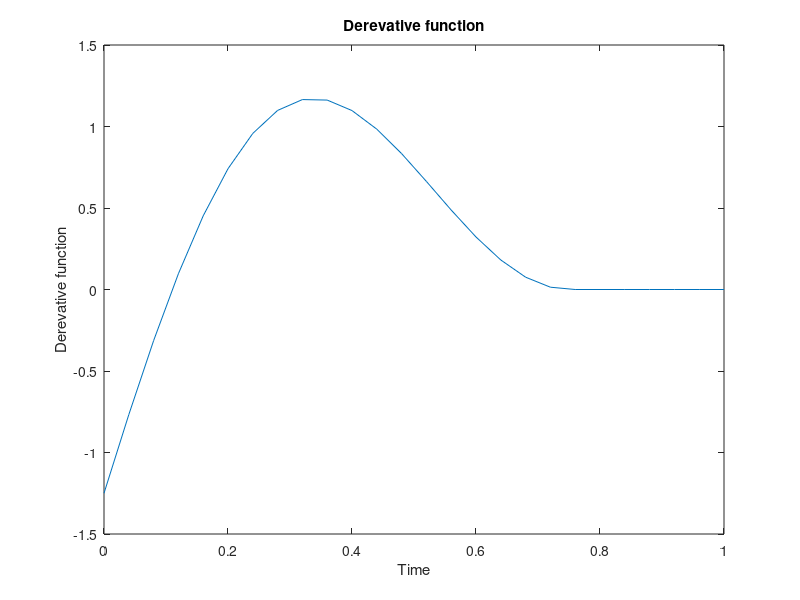

MATLAB code to generate this figure:
% Derevative Function
clearvars;
global I J K T X NB B; 
I=80; J=25; K=1; R=zeros(J,J); MU=zeros(1,J); D=zeros(1,J); C=19;
T=linspace(0,1,J); ro=0.5; alpha=2; ro=ro^(1/J); sigma2=.2;
t=0:0.04:1; 
%f=@(x)sin(pi*x)-x.^2-.5;
%f=@(x)sin(pi*x)-x.^2+1;
f=@(x)sin(2*pi*x)-4*(x-3/4).^2+1;
fun=f(t);
fun(C+1:end)=0;
plot(t,fun);
title('Derevative function');
xlabel('Time');
ylabel('Derevative function');
%%
for rep=1:100
    for L=1:1
        for i=1:J
            for j=1:J
                R(i,j)=ro^abs(i-j);
            end
            if i<=C
                fun=f(T(i));
            else
                fun=0;
            end
            D(i)=exp(0.5*alpha*fun);
            MU(i)=fun;
        end
        RR=R;
        D1=diag(D); R=sigma2*D1*R*D1;
        data=mvnrnd(MU',R,I);
        if L==1
            DATA=data;
        else
            DATA=DATA+data;
        end
    end
    X=DATA/L;
    data=X;
    Mean_m(:,:)=repmat(mean(data),I,1);
    
    %%
    C=0; back=2;
    S=cov(X);
    while C==0
        SS=S(J-2+1:J,J-2+1:J);
        SS=sum(sum(SS));
        T_sq=mean(sum(X(:,J-back+1:J)'))/sqrt(sum(sum(S))/I);
        disp(T_sq);
        Z=norminv(0.975,0,1);
        if abs(T_sq)>=Z||back==J
            C=1;
        else
            back=back+1;
        end
    end
    CUT(rep)=back+1;
    disp(rep);
end
mean(CUT)